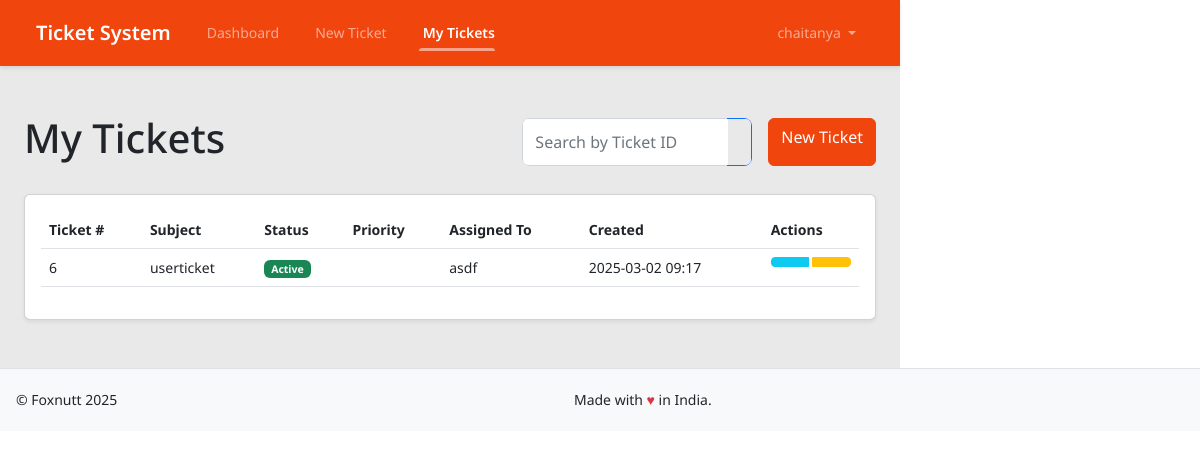
The page /tickets/my/ (signed in) on the database as committed earlier.
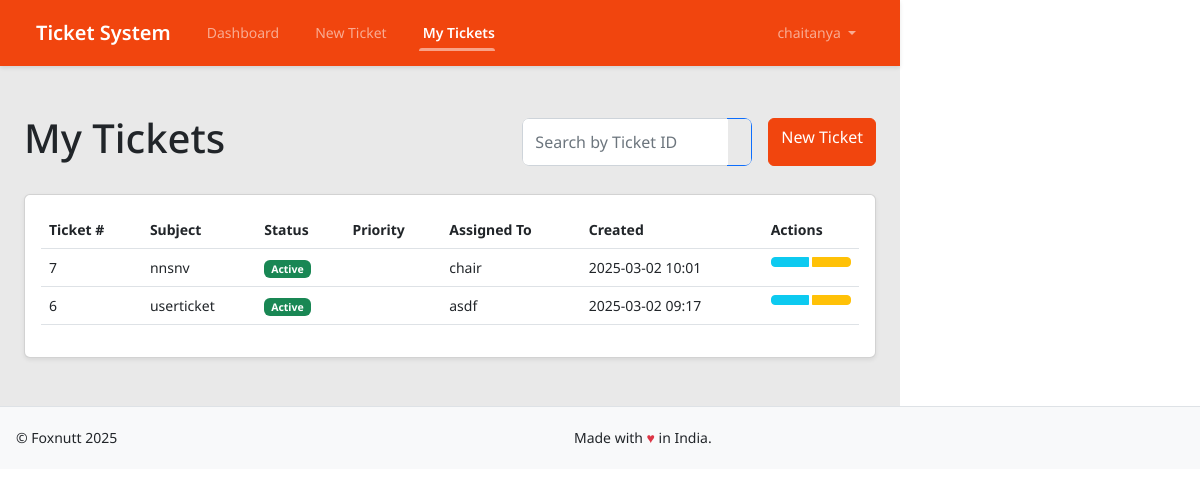
The same page on the database as committed later.
### tracker/models.py (models this page shows, shortened)
class Ticket(models.Model):
    STATUS_ACTIVE = 1
    STATUS_CLOSED = 2
    STATUS_PENDING = 3
    STATUS_CHOICES = [
        (STATUS_ACTIVE, 'Active'),
        (STATUS_CLOSED, 'Closed'),
        (STATUS_PENDING, 'Pending'),
    ]
    id = models.AutoField(primary_key=True)
    subject = models.CharField(max_length=200)
    description = models.TextField()
    created_by = models.ForeignKey(UserDetail, on_delete=models.CASCADE, related_name='created_tickets')
    assigned_to = models.ForeignKey(UserDetail, on_delete=models.SET_NULL, null=True, related_name='assigned_tickets')
    created_at = models.DateTimeField(auto_now_add=True)
    updated_at = models.DateTimeField(auto_now=True)
    status = models.PositiveSmallIntegerField(
        choices=STATUS_CHOICES,
        default=STATUS_ACTIVE
    )
    closed_at = models.DateTimeField(null=True, blank=True)
    closed_by = models.ForeignKey(
        UserDetail,
        on_delete=models.SET_NULL,
        null=True,
        blank=True,
        related_name='closed_tickets'
    )
    priority = models.ForeignKey(Priority, on_delete=models.SET_NULL, null=True)
    brand = models.CharField(max_length=100, blank=True, null=True)
    def get_status_display(self):
        return dict(self.STATUS_CHOICES).get(self.status, 'Unknown')
    class Meta:
        ordering = ['-created_at']  # Default ordering by creation date, newest first
        indexes = [
            models.Index(fields=['-created_at']),  # Add index for better performance
        ]

class UserDetail(AbstractBaseUser, PermissionsMixin):
    row_id = models.AutoField(primary_key=True)  # ✅ `row_id` is the primary key
    user_id = models.CharField(max_length=255, unique=True)
    user_name = models.CharField(max_length=255)
    is_email_verified = models.BooleanField(default=False)
    is_active = models.BooleanField(default=True)
    pagination = models.IntegerField(default=10)
    sorting = models.IntegerField(default=0)
    is_staff = models.BooleanField(default=False)
    is_superuser = models.BooleanField(default=False)
    role = models.ForeignKey(Role, on_delete=models.SET_NULL, null=True)
    objects = UserManager()
    USERNAME_FIELD = "user_id"
    REQUIRED_FIELDS = ["user_name"]
    class Meta:
        verbose_name = 'user'
        verbose_name_plural = 'users'
    groups = models.ManyToManyField(
        'auth.Group',
        verbose_name='groups',
        blank=True,
        related_name='userdetail_set',
        related_query_name='userdetail'
    )
    user_permissions = models.ManyToManyField(
        'auth.Permission',
        verbose_name='user permissions',
        blank=True,
        related_name='userdetail_set',
        related_query_name='userdetail'
    )

### tracker/views.py (the view)
# urls.py: path('tickets/my/', views.my_tickets, name='my_tickets'),
@login_required
def my_tickets(request):
    tickets = Ticket.objects.filter(
        created_by=request.user
    ).select_related(
        'priority',
        'assigned_to'
    )
    ticket_id = request.GET.get('ticket_id')
    if ticket_id and ticket_id.isdigit():
        tickets = tickets.filter(id=ticket_id)
    else:
        tickets = tickets.order_by('-created_at')
    context = {
        'tickets': tickets,
        'title': 'My Tickets'
    }
    return render(request, 'tickets/my_tickets.html', context)

### tracker/templates/tickets/my_tickets.html (shortened to what this page needs)
{% extends 'shared/dashboard_base.html' %}
{% load static %}
{% block dashboard_content %}
<div class="container-fluid py-4">
    <div class="d-flex justify-content-between align-items-center mb-4">
        <h1>My Tickets</h1>
        <div class="d-flex gap-3">
            <form method="GET" class="d-flex search-form">
                <div class="input-group">
                    <input type="text"
                           name="ticket_id"
                           class="form-control"
                           placeholder="Search by Ticket ID"
                           value="{{ request.GET.ticket_id|default:'' }}">
                    <button class="btn btn-outline-primary" type="submit">
                    </button>
                </div>
            </form>
            <a href="{% url 'new_ticket' %}" class="btn btn-primary">
                 New Ticket
            </a>
        </div>
    </div>
    <div class="card shadow-sm">
        <div class="card-body">
            <div class="table-responsive">
                <table class="table table-hover">
                    <thead>
                        <tr>
                            <th>Ticket #</th>
                            <th>Subject</th>
                            <th>Status</th>
                            <th>Priority</th>
                            <th>Assigned To</th>
                            <th>Created</th>
                            <th>Actions</th>
                        </tr>
                    </thead>
                    <tbody>
                        {% for ticket in tickets %}
                        <tr>
                            <td>{{ ticket.id }}</td>
                            <td>{{ ticket.subject }}</td>
                            <td>
                                <span class="badge {% if ticket.status == 2 %}bg-danger{% else %}bg-success{% endif %}">
                                    {{ ticket.get_status_display }}
                                </span>
                            </td>
                            <td>
                                <span class="badge bg-{{ ticket.priority.name|lower }}">
                                </span>
                            </td>
                            <td>{{ ticket.assigned_to.user_name|default:"Unassigned" }}</td>
                            <td>{{ ticket.created_at|date:"Y-m-d H:i" }}</td>
                            <td>
                                <div class="btn-group" role="group">
                                    <a href="{% url 'view_ticket' ticket.id %}" class="btn btn-sm btn-info" title="View">
                                    </a>
                                    <a href="{% url 'update_ticket' ticket.id %}" class="btn btn-sm btn-warning" title="Edit">
                                    </a>
                                </div>
                            </td>
                        </tr>
                        {% empty %}
                        <tr>
                            <td colspan="7" class="text-center">No tickets found</td>
                        </tr>
                        {% endfor %}
                    </tbody>
                </table>
            </div>
        </div>
    </div>
</div>
{% endblock %}

Rows that differ between the two databases and show on the page:
added Ticket: id "7", subject "nnsnv", status "Active", assigned_to.user_name "chair", created_at "2025-03-02 10:01"
